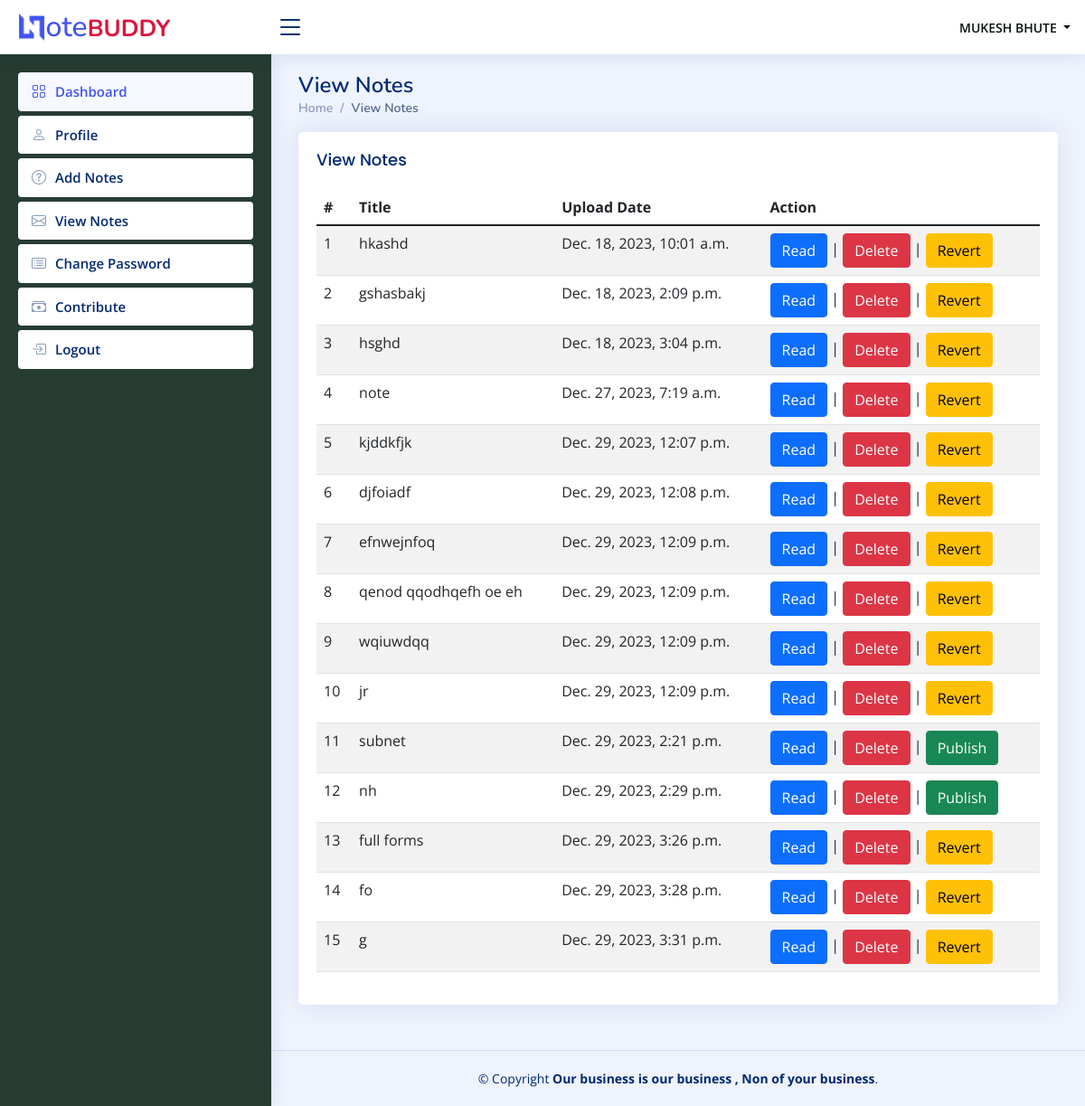
Page /viewNotes (signed in) on the committed database.
### home/models.py (models this page shows, shortened)
class Notes(models.Model):
    signup = models.ForeignKey(Signup, on_delete=models.CASCADE)
    Title = models.CharField(max_length=200, null=True)
    Content = models.CharField(max_length=450, null=True)
    CreationDate = models.DateTimeField(auto_now_add=True)
    UpdationDate = models.DateField(null=True)
    publish = models.BooleanField(default=False)

### home/views.py (the view)
# urls.py: path('viewNotes', viewNotes, name='viewNotes'),
def viewNotes(request):
    if not request.user.is_authenticated:
        return redirect('user_login')
    user = User.objects.get(id=request.user.id)
    signup = Signup.objects.get(user=user)
    notes = Notes.objects.filter(signup=signup)
    return render(request, 'viewNotes.html', locals())

### templates/viewNotes.html
{% extends 'usernavbar.html' %}
{% block main %}
<div class="pagetitle">
    <h1>View Notes</h1>
    <nav>
        <ol class="breadcrumb">
            <li class="breadcrumb-item"><a href="/dashboard">Home</a></li>
            <li class="breadcrumb-item active">View Notes</li>
        </ol>
    </nav>
</div>
<section class="section">
      <div class="row">
        <div class="col-lg-12">
          <div class="card">
            <div class="card-body">
              <h5 class="card-title">View Notes</h5>
              <table class="table table-striped">
                <thead>
                  <tr>
                    <th scope="col">#</th>
                    <th scope="col">Title</th>
                    <th scope="col">Upload Date</th>
                    <th scope="col">Action</th>
                  </tr>
                </thead>
                <tbody>
                  {% for i in notes %}
                  <tr>
                    <td>{{forloop.counter}}</td>
					<td>{{i.Title}}</td>
					<td>{{i.CreationDate}}</td>
                    <td>
                    <a href="{% url 'editNotes' i.id %}" class="btn btn-primary">Read</a> |
                    <a href="{% url 'deleteNotes' i.id  %}" class="btn btn-danger" onclick="return confirm('Are your sure to Delete ?')">Delete</a> |
                    {% if i.publish %}
                    <a href="{% url 'unpublish_note' i.id %}" class="btn btn-warning">Revert</a>
                    {% else %}
                    <a href="{% url 'publish_note' i.id %}" class="btn btn-success">Publish</a>
                    {% endif %}
                  </tr>
                  {% endfor %}
                </tbody>
              </table>
            </div>
          </div>
        </div>
      </div>
    </section>
{% endblock %}

### templates/usernavbar.html (shortened to what this page needs)
{% load static %}
<html lang="en">
<head>
  <link href="{% static 'assets/vendor/bootstrap/css/bootstrap.min.css' %}" rel="stylesheet">
  <link href="{% static 'assets/vendor/bootstrap-icons/bootstrap-icons.css' %}" rel="stylesheet">
  <link href="{% static 'assets/vendor/boxicons/css/boxicons.min.css' %}" rel="stylesheet">
  <link href="{% static 'assets/vendor/quill/quill.snow.css' %}" rel="stylesheet">
  <link href="{% static 'assets/vendor/quill/quill.bubble.css' %}" rel="stylesheet">
  <link href="{% static 'assets/vendor/remixicon/remixicon.css' %}" rel="stylesheet">
  <link href="{% static 'assets/vendor/simple-datatables/style.css' %}" rel="stylesheet">
  <link href="{% static 'assets/css/style.css' %}" rel="stylesheet">
</head>
<body>
  <header id="header" class="header fixed-top d-flex align-items-center">
    <div class="d-flex align-items-center justify-content-between">
      <a href="#" class="logo d-flex align-items-center">
        <img src="{% static 'assets/img/favicon.png' %}" alt="">
       <centre> <b><h2 style="margin-left: -4%; margin-top: 6%;">ote<span style="color: crimson;">BUDDY</span></h2></b> </centre>
      </a>
      <i class="bi bi-list toggle-sidebar-btn"></i>
    </div>
    <nav class="header-nav ms-auto" style="background-image: url('https://usagif.com/wp-content/uploads/gifs/starfall-gif-77.gif');">
      <ul class="d-flex align-items-center">
        <li class="nav-item dropdown pe-3">
          <a class="nav-link nav-profile d-flex align-items-center pe-0" href="#" data-bs-toggle="dropdown">
           <span class="d-none d-md-block dropdown-toggle ps-2" style = "color: rgb(9, 15, 15);"> {{request.user.first_name | upper}} {{request.user.last_name | upper}} </span>
          </a>
        </li>
      </ul>
    </nav>
  </header>
  <aside id="sidebar" class="sidebar">
    <ul class="sidebar-nav" id="sidebar-nav">
      <li class="nav-item">
        <a class="nav-link" href="/dashboard">
          <i class="bi bi-grid"></i>
          <span>Dashboard</span>
        </a>
      </li>
      <li class="nav-item">
        <a class="nav-link collapsed" href="/profile">
          <i class="bi bi-person"></i>
          <span>Profile</span>
        </a>
      </li>
      <li class="nav-item">
        <a class="nav-link collapsed" href="/addNotes">
          <i class="bi bi-question-circle"></i>
          <span>Add Notes</span>
        </a>
      </li>
      <li class="nav-item">
        <a class="nav-link collapsed" href="/viewNotes">
          <i class="bi bi-envelope"></i>
          <span>View Notes</span>
        </a>
      </li>
      <li class="nav-item">
        <a class="nav-link collapsed" href="/changePassword">
          <i class="bi bi-card-list"></i>
          <span>Change Password</span>
        </a>
      </li>
      <li class="nav-item">
        <a class="nav-link collapsed" href="/contrib">
          <i class="bi bi-cash-stack"></i>
          <span>Contribute</span>
        </a>
      </li>
      <li class="nav-item">
        <a class="nav-link collapsed" href="/logout">
          <i class="bi bi-box-arrow-in-right"></i>
          <span>Logout</span>
        </a>
      </li>
    </ul>
  </aside>
  <main id="main" class="main">
    <section class="section dashboard">
      {% block main %}
      {% endblock %}
    </section>
  </main>
  <footer id="footer" class="footer">
    <div class="copyright">
      &copy; Copyright <strong><span>Our business is our business , Non of your business</span></strong>.
    </div>
  </footer>
</body>
</html>

### static/assets/css/style.css (style rules this page uses)
:root { scroll-behavior: smooth; }
body { font-family: "Open Sans", sans-serif; background: #eef3fd; color: #444444; }
a { color: #4154f1; text-decoration: none; }
h1, h2, h3, h4, h5, h6 { font-family: "Nunito", sans-serif; }
#main { margin-top: 60px; padding: 20px 30px; transition: all 0.3s; }
.pagetitle { margin-bottom: 10px; }
.pagetitle h1 { font-size: 24px; margin-bottom: 0; font-weight: 600; color: #012970; }
.card { margin-bottom: 30px; border: none; border-radius: 5px; box-shadow: 0px 0 30px rgba(1, 41, 112, 0.1); }
.card-title { padding: 20px 0 15px 0; font-size: 18px; font-weight: 500; color: #012970; font-family: "Poppins", sans-serif; }
.card-body { padding: 0 20px 20px 20px; }
.breadcrumb { font-size: 14px; font-family: "Nunito", sans-serif; color: #899bbd; font-weight: 600; }
.breadcrumb a { color: #899bbd; transition: 0.3s; }
.breadcrumb .breadcrumb-item::before { color: #899bbd; }
.breadcrumb .active { color: #51678f; font-weight: 600; }
.logo { line-height: 1; }
@media (min-width: 1200px) { .logo { width: 280px; } }
.logo img { max-height: 30px; margin-right: 6px; }
.logo span { font-size: 26px; font-weight: 700; color: #012970; font-family: "Nunito", sans-serif; }
.header { transition: all 0.5s; z-index: 997; height: 60px; box-shadow: 0px 2px 20px rgba(1, 41, 112, 0.1); background-color: #ffffff; padding-left: 20px; }
.header .toggle-sidebar-btn { font-size: 32px; padding-left: 5px; cursor: pointer; color: #012970; }
.header-nav ul { list-style: none; }
.header-nav > ul { margin: 0; padding: 0; }
.header-nav .nav-profile { color: #012970; }
.header-nav .nav-profile span { font-size: 14px; font-weight: 600; }
.sidebar { position: fixed; top: 60px; left: 0; bottom: 0; width: 300px; z-index: 996; transition: all 0.3s; padding: 20px; overflow-y: auto; scrollbar-width: thin; scrollbar-color: #aab7cf transparent; box-shadow: 0px 0px 20px rgba(1, 41, 112, 0.1); background-color: #263c32; }
@media (min-width: 1200px) { #main, #footer { margin-left: 300px; } }
.sidebar-nav { padding: 0; margin: 0; list-style: none; }
.sidebar-nav li { padding: 0; margin: 0; list-style: none; }
.sidebar-nav .nav-item { margin-bottom: 5px; }
.sidebar-nav .nav-link { display: flex; align-items: center; font-size: 15px; font-weight: 600; color: #4154f1; transition: 0.3; background: #f6f9ff; padding: 10px 15px; border-radius: 4px; }
.sidebar-nav .nav-link i { font-size: 16px; margin-right: 10px; color: #4154f1; }
.sidebar-nav .nav-link.collapsed { color: #012970; background: #fff; }
.sidebar-nav .nav-link.collapsed i { color: #899bbd; }
.footer { padding: 20px 0; font-size: 14px; transition: all 0.3s; border-top: 1px solid #cddfff; }
.footer .copyright { text-align: center; color: #012970; }

### rows in the picture
Notes: Title "hkashd", CreationDate "Dec. 18, 2023, 10:01 a.m.", publish "Revert"
Notes: Title "gshasbakj", CreationDate "Dec. 18, 2023, 2:09 p.m.", publish "Revert"
Notes: Title "hsghd", CreationDate "Dec. 18, 2023, 3:04 p.m.", publish "Revert"
Notes: Title "note", CreationDate "Dec. 27, 2023, 7:19 a.m.", publish "Revert"
Notes: Title "kjddkfjk", CreationDate "Dec. 29, 2023, 12:07 p.m.", publish "Revert"
Notes: Title "djfoiadf", CreationDate "Dec. 29, 2023, 12:08 p.m.", publish "Revert"
Notes: Title "efnwejnfoq", CreationDate "Dec. 29, 2023, 12:09 p.m.", publish "Revert"
Notes: Title "qenod qqodhqefh oe eh", CreationDate "Dec. 29, 2023, 12:09 p.m.", publish "Revert"
Notes: Title "wqiuwdqq", CreationDate "Dec. 29, 2023, 12:09 p.m.", publish "Revert"
Notes: Title "jr", CreationDate "Dec. 29, 2023, 12:09 p.m.", publish "Revert"
Notes: Title "subnet", CreationDate "Dec. 29, 2023, 2:21 p.m.", publish "Publish"
Notes: Title "nh", CreationDate "Dec. 29, 2023, 2:29 p.m.", publish "Publish"
Notes: Title "full forms", CreationDate "Dec. 29, 2023, 3:26 p.m.", publish "Revert"
Notes: Title "fo", CreationDate "Dec. 29, 2023, 3:28 p.m.", publish "Revert"
Notes: Title "g", CreationDate "Dec. 29, 2023, 3:31 p.m.", publish "Revert"

### other values in the picture
{{ request.user.first_name | upper }} "MUKESH"
{{ request.user.last_name | upper }} "BHUTE"
